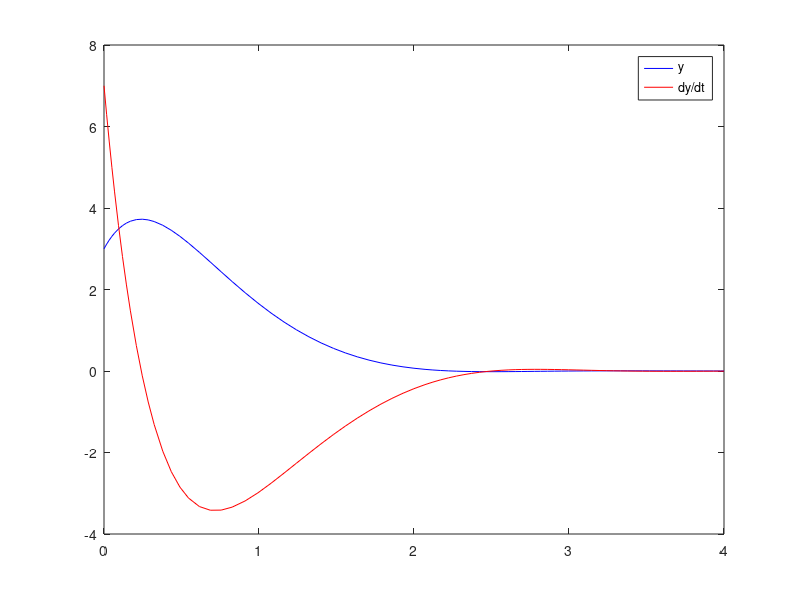

This chart was generated by the following MATLAB code:
%% We solve a second-order initial value problem numerically.
%
%  Consider the IVP:
%    y'' + 5*y' + 6*t*y + y^2 = e^(-t)
%    y(0) = 7, y'(0) = 3
%
%  Since ode45 only works for first-order system, we use a little trick.
%  Set y1 = y and y2 = y'.  Then we have two first-order equations:
%    y1' = y2
%    y2' = -5*y2 - 6*t*y1 - y1^2 + e^(-t)
%
%  The initial conditions are now:
%    y1(0) = 7,   y2(0) = 3
%
%  In Matlab, we write y(1) instead of y1 and y(2) instead of y2.
%  Note that this does not "y at time 1" or "y and time 2".
%
%  Now, we can use ode45 on these two equations together by treating them
%  as a vector equation, or a "system of equations."

close all; clear all;

% Define the vector on the right-hand side (rhs):
rhs = @(t,y) [y(2); -5*(y(2)) - 6*t*(y(1)) - (y(1))^2 + exp(-t)];
% Here the "@(t,y)" tells Matlab that we want t and y to be variables.

% Solve the IVP with ode45 on the interval [0,4]:
[t_answer, y_answer] = ode45(rhs, [0,4], [3,7]);

% Remember, y(2) was made-up as a place-holder, so we are only interested
% in y(1) for now.  If we call y(:,1), we get all the values stored in
% y(1).
plot(t_answer, y_answer(:,1),'blue');


% On the other hand, y(2) stores the values of y', so we can plot the
% derivative of y for free.
hold on;
plot(t_answer, y_answer(:,2),'red');

legend('y', 'dy/dt');